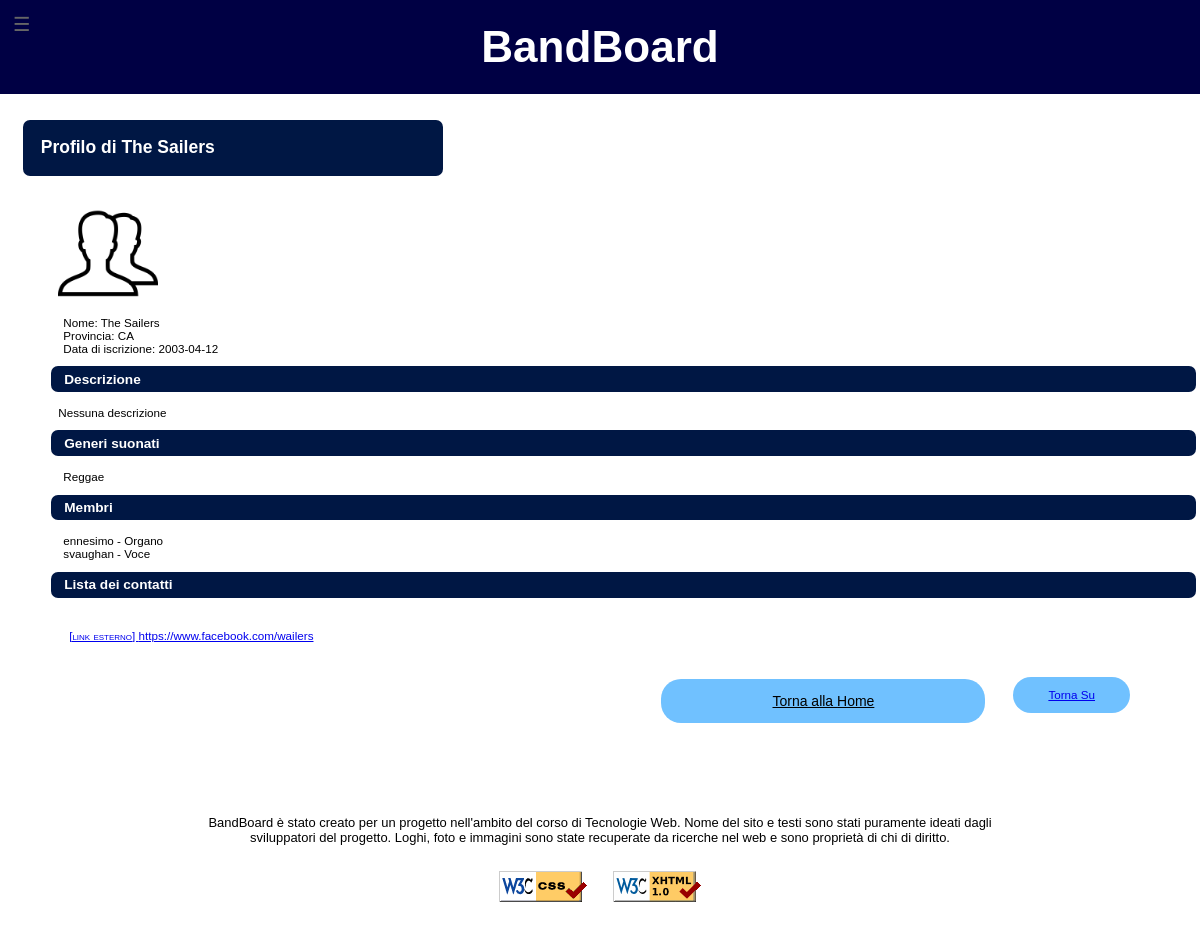
The page /profiloGruppo/profiloGruppo.php?idGruppo=3 on the database its author committed.
### tables this page shows
CREATE TABLE IF NOT EXISTS GeneriGruppi (
	gruppo		    INT(10) UNSIGNED NOT NULL,
	genere			VARCHAR(45) NOT NULL,
	PRIMARY KEY (gruppo, genere),
	FOREIGN KEY (gruppo) REFERENCES Gruppi (idGruppo)
	    ON DELETE CASCADE
	    ON UPDATE CASCADE,
    FOREIGN KEY (genere) REFERENCES GeneriMusicali (nome)
        ON DELETE CASCADE
        ON UPDATE CASCADE
);

CREATE TABLE IF NOT EXISTS Conoscenze (
	idConoscenza	INT(10) UNSIGNED PRIMARY KEY AUTO_INCREMENT,
	utente			VARCHAR(25) NOT NULL,
	strumento		VARCHAR(45) NOT NULL,
	FOREIGN KEY (utente) REFERENCES Utenti (username)
	    ON DELETE CASCADE
	    ON UPDATE CASCADE,
    FOREIGN KEY (strumento) REFERENCES Strumenti (nome)
        ON DELETE CASCADE
        ON UPDATE CASCADE
);

CREATE TABLE IF NOT EXISTS ContattiGruppi (
	idContatto		INT(10) UNSIGNED PRIMARY KEY AUTO_INCREMENT,
	gruppo		    INT(10) UNSIGNED NOT NULL,
	tipoContatto	VARCHAR(20) NOT NULL,
	contatto		VARCHAR(100) NOT NULL COMMENT 'Stringa contenente il recapito',
	FOREIGN KEY (gruppo) REFERENCES Gruppi (idGruppo)
	    ON DELETE CASCADE
	    ON UPDATE CASCADE,
    FOREIGN KEY (tipoContatto) REFERENCES TipiContatti (nome)
        ON DELETE CASCADE
        ON UPDATE CASCADE
);

### lib/php/paths.php (called while the page is built)
<?php
class Paths {
	public static function getRelativePath($from, $to) {
		$from = is_dir($from) ? rtrim($from, '\/') . '/' : $from;
		$to   = is_dir($to)   ? rtrim($to, '\/') . '/'   : $to;
		$from = str_replace('\\', '/', $from);
		$to   = str_replace('\\', '/', $to);
		$from     = explode('/', $from);
		$to       = explode('/', $to);
		$relPath  = $to;
		foreach ($from as $depth => $dir) {
			if ($dir === $to[$depth]) {
				array_shift($relPath);
			} else {
				$remaining = count($from) - $depth;
				if ($remaining > 1) {
					$padLength = (count($relPath) + $remaining - 1) * -1;
					$relPath = array_pad($relPath, $padLength, '..');
					break;
				} else {
					$relPath[0] = './' . $relPath[0];
				}
			}
		}
		return implode('/', $relPath);
	}
}

### profiloGruppo/profiloGruppo.php (the view, shortened to what this page needs)
<?php
include_once "../lib/php/start.php";
include_once "../lib/php/header.php";
include_once "../lib/php/menu.php";
include_once "../lib/php/footer.php";
function getNome($codice) {
	$nome="";
	$connessione=dbConnectionData::getMysqli();
	try {
		if ($connessione->connect_errno) {
			throw new Exception("Connessione fallita: ".$connessione->connect_error.".");
		} else {
			$query="SELECT nome FROM Gruppi WHERE idGruppo=\"".$codice."\";";
			if (!$result=$connessione->query($query)) {
				$page .= "Query non valida: ".$connessione->error.".";
			} else {
				if ($result->num_rows>0) {
					$row=$result->fetch_array(MYSQLI_ASSOC);
					$nome=$row['nome'];
				}
			}
		}
	} catch (Exception $e){
		$page .= "Errore: dati non recuperati (".$e->getMessage().").";
	}
	return $nome;
}
$page="";
$page=$page.Start::getHead(array(
	'Titolo' => getNome($_REQUEST['idGruppo'])." - BandBoard",
	'DescrizioneBreve' => "Profilo Gruppo - BandBoard",
	'Descrizione' => "Pagina di visualizzazione di un gruppo del sito BandBoard",
	'Keywords' => array("BandBoard", "profilo", getNome($_REQUEST['idGruppo']), "gruppo", "band", "bacheca", "musica", "musicisti", "gruppi"),
	'Stylesheets' => array("style.css"),
	'Extra' => array("<link rel=\"stylesheet\" media=\"handheld, screen and (max-width:480px), only screen and (max-device-width:480px)\" href=\"lib/css/style_mobile.css\" type=\"text/css\" />", '<link rel="stylesheet" type="text/css" media="print" href="../lib/css/style_print.css" />')
	));
$page=$page."<body>";
$page=$page.Header::getHeader();
if (isset($_SESSION['username'])) {
	$logout="<div class=\"logout\">
                <form action=\"../lib/php/logout.php\" method=\"post\">
	                <p><input type=\"submit\" id=\"logout\" value=\"Logout\" /></p>
                </form>
            </div>";
	$page=$page.$logout;
	$page=$page."<div class=\"nav\">".Menu::getMenu(array('<a href="../index.php" xml:lang="en" lang="en">Home</a>', "<a href='../settings/index.php'>Modifica Profilo</a>", "<a href='../cercaUtenti/index.php'>Cerca Utenti</a>", "<a href='../cercaGruppi/index.php'>Cerca Gruppi</a>", "<a href='../gestioneGruppi/gestioneGruppi.php'>I miei Gruppi</a>"))."</div>";
} else {
	$page=$page."<div class=\"nav\">".Menu::getMenu(array('<a href="../index.php" xml:lang="en" lang="en">Home</a>', "<a href='../cercaUtenti/index.php'>Cerca Utenti</a>", "<a href='../cercaGruppi/index.php'>Cerca Gruppi</a>"))."</div>";
}
$page=$page.file_get_contents(realpath(dirname(__FILE__))."/profiloGruppo.txt");
$connessione=dbConnectionData::getMysqli();
try {
	if ($connessione->connect_errno) {
		throw new Exception("Connessione fallita: ".$connessione->connect_error.".");
	} else {
		$query="SELECT idGruppo, nome, immagine, descrizione, provincia, dataIscrizione FROM Gruppi WHERE idGruppo=\"".$_REQUEST["idGruppo"]."\";";
		if (!$result=$connessione->query($query)) {
			$page .= "Query non valida: ".$connessione->error.".";
		} else {
			if ($result->num_rows>0) {
				while ($row=$result->fetch_array(MYSQLI_ASSOC)) {
					if ($row['immagine']==NULL) {
						$row['immagine']="defaultBand.png";
						$img="<img id=\"fotoprofilo\" src=\"../images/site/".$row['immagine']."\" alt=\"Immagine di ".$row['nome']."\" />";
					} else {
						$img="<img id=\"fotoprofilo\" src=\"../images/bands/".$row['immagine']."\" alt=\"Immagine di ".$row['nome']."\" />";
					}
					$page=str_replace("<immagineProfilo />", $img, $page);
					$page=str_replace("<nome />", $row['nome'], $page);
					$page=str_replace("<provincia />", $row['provincia'], $page);
					$page=str_replace("<dataIscrizione />", substr($row['dataIscrizione'], 0, 10), $page);
					if ($row['descrizione']==NULL || $row['descrizione']=='') {
						$row['descrizione']="Nessuna descrizione";
					}
					$page=str_replace("<descrizione />", $row['descrizione'], $page);
				}
			}
		}
		$query="SELECT gruppo, genere FROM GeneriGruppi WHERE gruppo=\"".$_REQUEST["idGruppo"]."\";";
		$gen="";
		if (!$result=$connessione->query($query)) {
			$page .= "Query non valida: ".$connessione->error.".";
		} else {
			if ($result->num_rows>0) {
			    $gen="<ul>";
				while ($row=$result->fetch_array(MYSQLI_ASSOC)) {
					$gen=$gen."<li>".$row['genere']."</li>";
				}
				$gen=$gen."</ul>";
			} else {
				$gen="<p>Nessun genere</p>";
			}
		}
		$page=str_replace("<generi />", $gen, $page);
		$query="SELECT gruppo, utente, strumento FROM Formazioni JOIN Conoscenze ON ruolo=idConoscenza WHERE gruppo=\"".$_REQUEST["idGruppo"]."\";";
		$members="";
		if (!$result=$connessione->query($query)) {
			$page .= "Query non valida: ".$connessione->error.".";
		} else {
			if ($result->num_rows>0) {
			    $members="<ul>";
				while ($row=$result->fetch_array(MYSQLI_ASSOC)) {
					$members=$members."<li>".$row['utente']." - ".$row['strumento']."</li>";
				}
				$members=$members."</ul>";
			}
		}
		$page=str_replace("<membri />", $members, $page);
		$query="SELECT gruppo, tipoContatto, contatto FROM ContattiGruppi WHERE gruppo=\"".$_REQUEST["idGruppo"]."\" ORDER BY tipoContatto;";
		$contacts="";
		if (!$result=$connessione->query($query)) {
			$page .= "Query non valida: ".$connessione->error.".";
		} else {
			if ($result->num_rows > 0) {
			    $contacts = '<ul>';
				while ($row=$result->fetch_array(MYSQLI_ASSOC)) {
					switch ($row['tipoContatto']) {
						case 'telegram':
						case 'youtube':
						case 'facebook':
							$contacts .= '<li><a class="external" href="' . $row['contatto'] . '" target="_blank">' . $row['contatto'] . '</a></li>';
							break;
					}
				}
				$contacts .= '</ul>';
			} else {
				$contacts = '<p>Nessuna informazione di contatto.</p>';
			}
		}
		$page=str_replace("<contatti />", $contacts, $page);
	}
} catch (Exception $e){
	$page .= "Errore: dati non recuperati (".$e->getMessage().").";
}
if (!isset($_REQUEST['page']) || $_REQUEST['page']=="index") {
	$pagPrec="<p class=\"paginaPrec\"><a href=\"../index.php\" id=\"torna\">Torna alla <span xml:lang=\"en\" lang=\"en\">Home</a></p>";
} else {
	if ($_REQUEST['page']=="ricerca") {
		$pagPrec="<p class=\"paginaPrec\"><a href=\"../cercaGruppi/index.php?num=".$_REQUEST['num']."\" id=\"torna\">Torna alla Ricerca</a></p>";
	}
}
$page=str_replace("<pagPrec />", $pagPrec, $page);
$page=str_replace("<footer />", Footer::getFooter(), $page);
$page=$page."</body></html>";
echo $page;
?>

### rows shown on the page
generigruppi: genere "Reggae"
conoscenze: utente "ennesimo", strumento "Organo"
conoscenze: utente "svaughan", strumento "Voce"
contattigruppi: contatto "https://www.facebook.com/wailers"

### other values the page prints
$nomeSito "BandBoard"
str_replace("<immagineProfilo />", $img, $page) "Profilo di The Sailers Nome: The Sailers Provincia: CA Data di iscrizione: 2003-04-12 Descrizione Nessuna descrizione Generi suonati Membri Lista dei contatti Torna Su"
